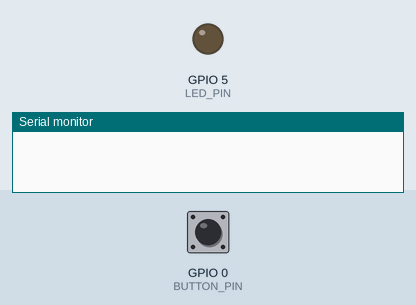
This sketch was run on a simulated ESP32. Shown: output pins drawn as LEDs (lit = HIGH), the last lines printed to the serial monitor. Inputs (shaded band) come from the test bench; at power-on: GPIO 0 (BUTTON_PIN) HIGH.

Above: at 1.2 s.
1.3 s: GPIO 0 (BUTTON_PIN) pulled LOW for 0.15 s
At 2.2 s:
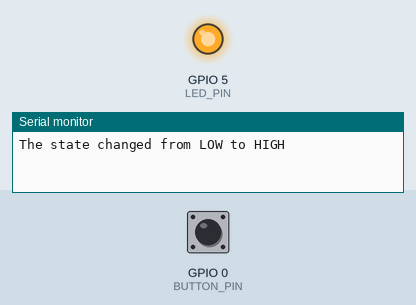
2.9 s: GPIO 0 (BUTTON_PIN) pulled LOW for 1 s
At 4.7 s:
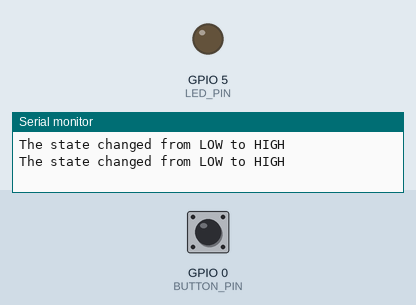
5.4 s: GPIO 0 (BUTTON_PIN) pulled LOW for 3.2 s
At 9.5 s:
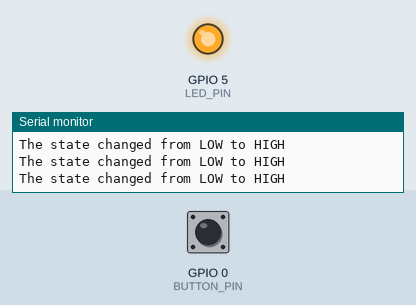
Timing chart, 0 to 11.0 s (numbered marks = the images above; inputs shaded):
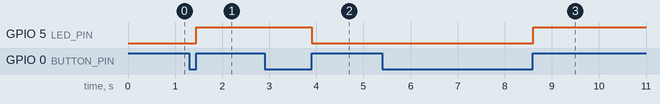

The sketch:

button-esp32.ino
```cpp
uint8_t ledstate = LOW;

#define LED_PIN  5
#define BUTTON_PIN  0

// Variables will change:
int lastState = HIGH; // the previous state from the input pin
int currentState;     // the current reading from the input pin


void setup()
{
  Serial.begin(9600);
  pinMode(LED_PIN, OUTPUT);
  pinMode(BUTTON_PIN, INPUT_PULLUP);
}

void loop()
{
  // read the state of the switch/button:
  currentState = digitalRead(BUTTON_PIN);
  if(lastState == LOW && currentState == HIGH)
  {
    Serial.println("The state changed from LOW to HIGH");
    ledstate = ledstate == HIGH ? LOW : HIGH;
    // save the last state
    digitalWrite(LED_PIN, ledstate);
    delay(100);
  }
  lastState = currentState;

}
```

Measured:
- after the input at 1.3 s, GPIO 5 (LED_PIN): LOW → HIGH after 0.15 s
- after the input at 2.9 s, GPIO 5 (LED_PIN): HIGH → LOW after 1.0 s
- after the input at 5.4 s, GPIO 5 (LED_PIN): LOW → HIGH after 3.2 s
